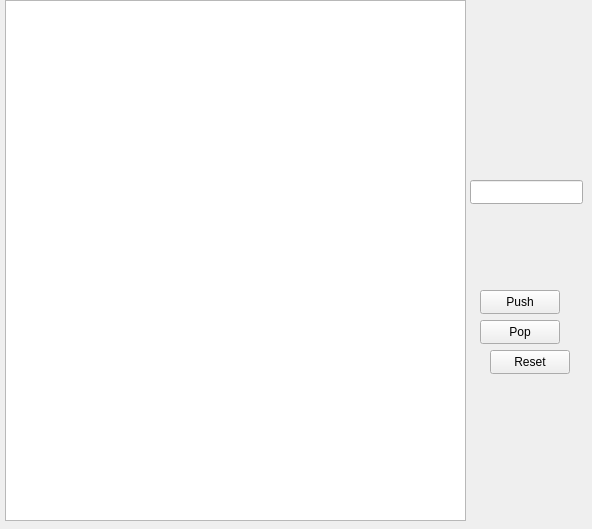
<?xml version="1.0" encoding="UTF-8"?>
<ui version="4.0">
 <class>Form</class>
 <widget class="QWidget" name="Form">
  <property name="geometry">
   <rect>
    <x>0</x>
    <y>0</y>
    <width>592</width>
    <height>529</height>
   </rect>
  </property>
  <property name="windowTitle">
   <string>Form</string>
  </property>
  <widget class="QGraphicsView" name="graphicsView">
   <property name="geometry">
    <rect>
     <x>5</x>
     <y>0</y>
     <width>461</width>
     <height>521</height>
    </rect>
   </property>
  </widget>
  <widget class="QLineEdit" name="lineEdit">
   <property name="geometry">
    <rect>
     <x>470</x>
     <y>180</y>
     <width>113</width>
     <height>24</height>
    </rect>
   </property>
  </widget>
  <widget class="QPushButton" name="pushButton">
   <property name="geometry">
    <rect>
     <x>480</x>
     <y>290</y>
     <width>80</width>
     <height>24</height>
    </rect>
   </property>
   <property name="text">
    <string>Push</string>
   </property>
  </widget>
  <widget class="QPushButton" name="popButton">
   <property name="geometry">
    <rect>
     <x>480</x>
     <y>320</y>
     <width>80</width>
     <height>24</height>
    </rect>
   </property>
   <property name="text">
    <string>Pop</string>
   </property>
  </widget>
  <widget class="QPushButton" name="resetButton">
   <property name="geometry">
    <rect>
     <x>490</x>
     <y>350</y>
     <width>80</width>
     <height>24</height>
    </rect>
   </property>
   <property name="text">
    <string>Reset</string>
   </property>
  </widget>
 </widget>
 <resources/>
 <connections/>
</ui>
